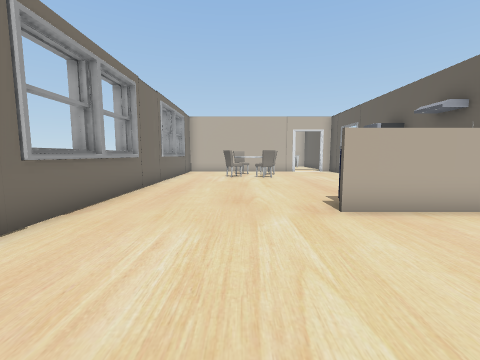
view 1 (above)

20 first-person views from a walk through a 3-D level made in the Unity game engine. The camera is 1.2 m above the floor, tilts 6° down and sees 90° across. Doors are open. The floor is counted in squares, 1 m on a side. Each view is taken from the middle of a square. On the plan, view 1 faces up. The plan holds only what a view shows up to about 12 squares ahead; the rest is blank. Some animated figures are left out. Some surface patterns are stand-ins.

view 2
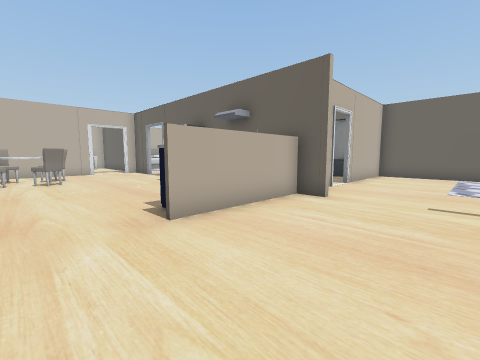

view 3
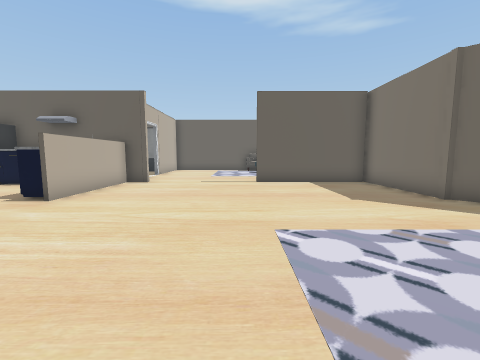

view 4
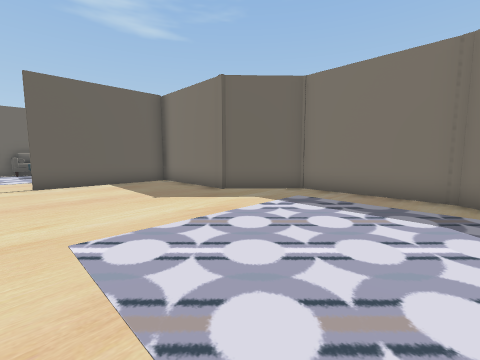

view 5
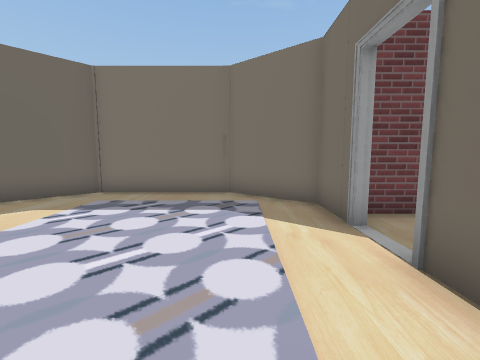

view 6
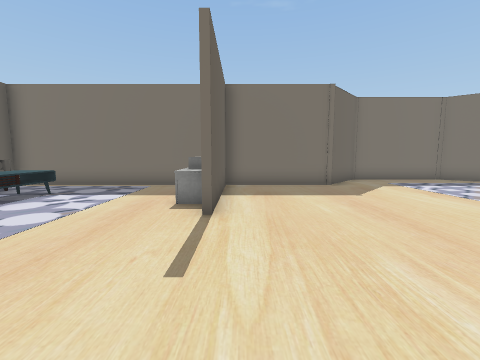

view 7
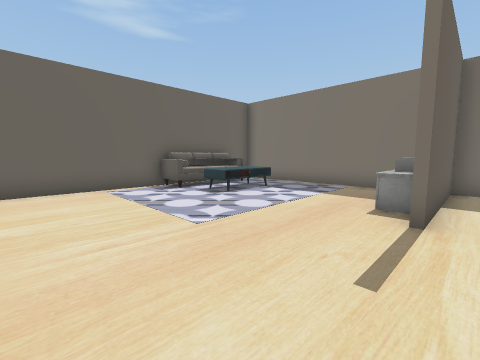

view 8
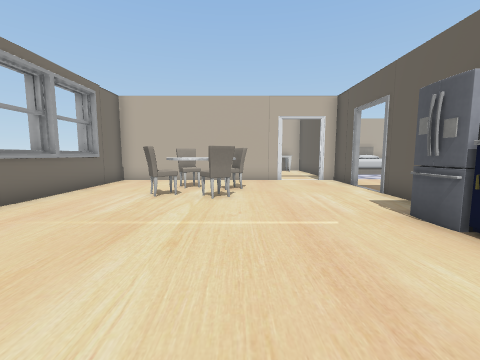

view 9
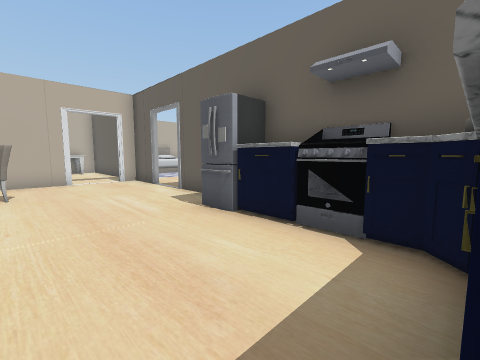

view 10
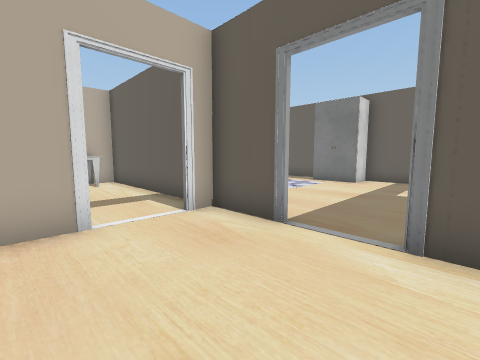

view 11
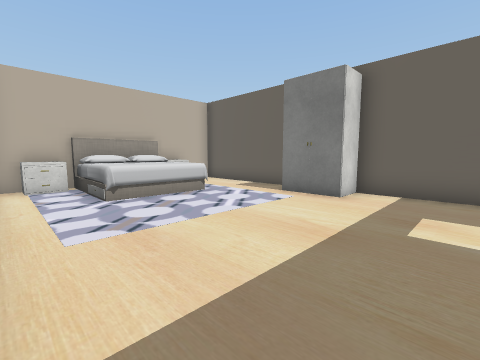

view 12
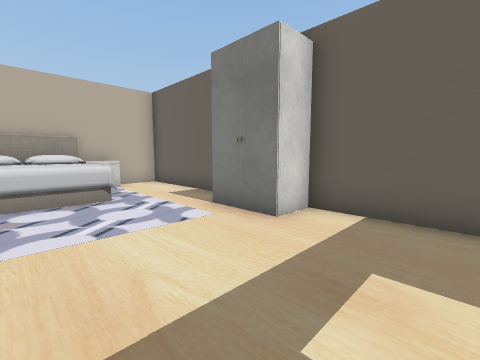

view 13
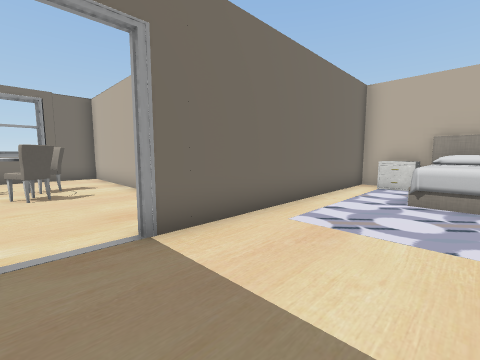

view 14
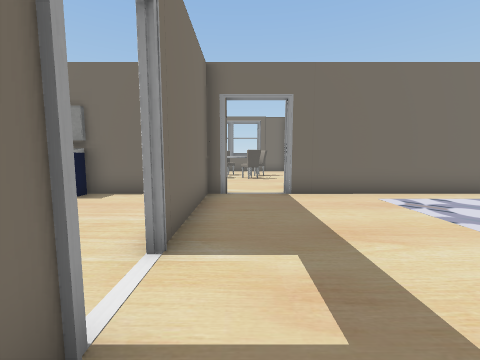

view 15
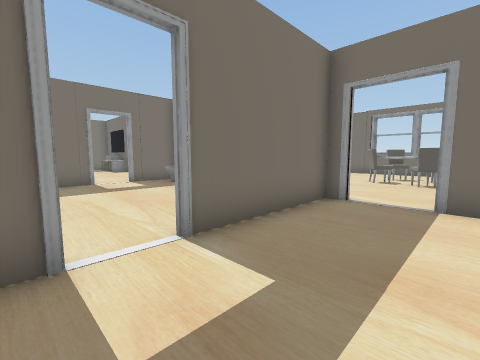

view 16
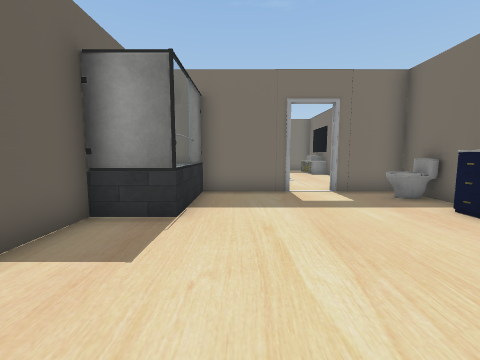

view 17
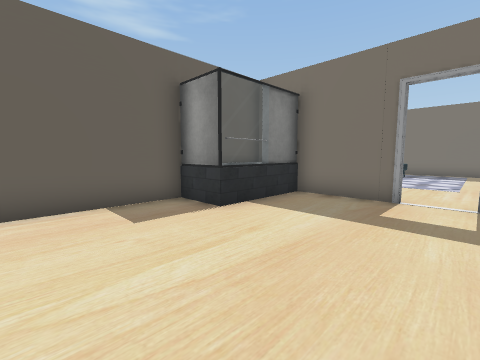

view 18
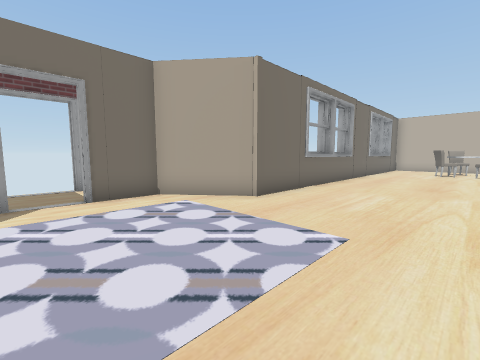

view 19
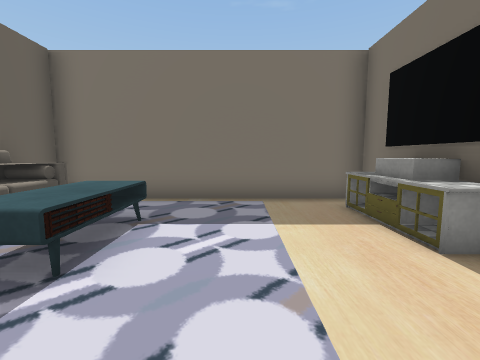

view 20
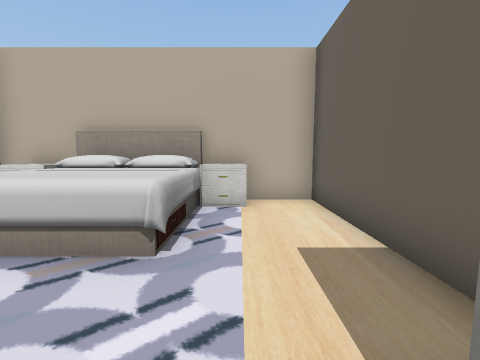

### Floor plan
Ten units are one square. View 1 is at (0, 0); x grows to the right and y downward. Boxes are objects, and circles mark ways between rooms. Rooms are numbered by the first view taken in them; rooms with no view inside come last. Other rooms are left out.
<svg viewBox="-88 -250 243 331">
<path fill="none" stroke="#000" d="M25 -52 25 -61M51 -60 54 -64M65 -50 24 -50M55 -84 55 -95M-38 -63 -38 -45M-45 -5 -59 6 -59 26M65 -120 65 -136M67 44 67 55M34 55 149 55 149 -44M65 55 65 44M131 -50 104 -50M65 -154 65 -174 58 -174M-59 40 -59 58 -37 76 5 76 17 64M40 -174 -36 -174 -36 -15M149 -195 149 -244 134 -244M125 -130 131 -130M149 -139 149 -168M67 -244 67 -154M67 -130 113 -130M102 -51 150 -51M67 -76 67 -51M132 -50 132 -84 150 -84M67 -111 67 -95M65 -64 65 -71M65 -51 90 -51M149 -44 149 -121M-76 48 -66 48"/>
<rect x="-45" y="-15" width="10" height="10" fill="#bbb"><title>other object</title></rect>
<rect x="-15" y="-135" width="20" height="10" fill="#bbb"><title>chair</title></rect>
<rect x="-5" y="-155" width="10" height="10" fill="#bbb"><title>chair</title></rect>
<rect x="5" y="-135" width="20" height="20" fill="#bbb"><title>chair</title></rect>
<rect x="15" y="55" width="20" height="10" fill="#bbb"><title>other object</title></rect>
<rect x="15" y="-55" width="10" height="10" fill="#bbb"><title>other object</title></rect>
<rect x="15" y="-155" width="10" height="20" fill="#bbb"><title>chair</title></rect>
<rect x="45" y="-115" width="20" height="20" fill="#bbb"><title>fridge</title></rect>
<rect x="55" y="25" width="10" height="10" fill="#bbb"><title>block</title></rect>
<rect x="55" y="-85" width="10" height="20" fill="#bbb"><title>stove</title></rect>
<rect x="65" y="35" width="10" height="10" fill="#bbb"><title>table</title></rect>
<rect x="65" y="25" width="10" height="10" fill="#bbb"><title>TV</title></rect>
<rect x="65" y="15" width="10" height="10" fill="#bbb"><title>table</title></rect>
<rect x="65" y="5" width="10" height="10" fill="#bbb"><title>other object</title></rect>
<rect x="65" y="-45" width="10" height="10" fill="#bbb"><title>other object</title></rect>
<rect x="115" y="5" width="20" height="30" fill="#bbb"><title>table</title></rect>
<rect x="135" y="5" width="10" height="40" fill="#bbb"><title>sofa</title></rect>
<rect x="75" y="-245" width="10" height="10" fill="#bbb"><title>table</title></rect>
<rect x="85" y="-245" width="40" height="40" fill="#bbb"><title>bed</title></rect>
<rect x="115" y="-245" width="20" height="10" fill="#bbb"><title>table</title></rect>
<rect x="135" y="-195" width="10" height="30" fill="#bbb"><title>closet</title></rect>
<rect x="55" y="-65" width="10" height="10" fill="#bbb"><title>other object</title></rect>
<rect x="65" y="-65" width="20" height="10" fill="#bbb"><title>other object</title></rect>
<rect x="65" y="-85" width="10" height="10" fill="#bbb"><title>other object</title></rect>
<rect x="65" y="-95" width="10" height="10" fill="#bbb"><title>cabinet</title></rect>
<rect x="135" y="-85" width="10" height="10" fill="#bbb"><title>other object</title></rect>
<circle cx="70" cy="-145" r="3" fill="#2a7"/>
<circle cx="100" cy="-50" r="3" fill="#2a7"/>
<circle cx="140" cy="-40" r="3" fill="#2a7"/>
<circle cx="55" cy="-75" r="3" fill="#2a7"/>
<circle cx="90" cy="-50" r="3" fill="#2a7"/>
<circle cx="-60" cy="35" r="3" fill="#2a7"/>
<circle cx="120" cy="-130" r="3" fill="#2a7"/>
<text x="30" y="-40">1</text>
<text x="110" y="-190">2</text>
<text x="110" y="-90">3</text>
<text x="-70" y="30">4</text>
</svg>
Room 1 opens to room 2. Room 1 opens to room 3. Room 1 opens to room 4. Room 2 opens to room 3.

Where each view was taken, in squares from view 1:
view 1: 0 up, 0 right, facing up
view 2: 1 up, 0 right, facing up-right
view 3: 0 up, 4 left, facing right
view 4: 0 up, 4 left, facing down-right
view 5: 0 up, 4 left, facing down
view 6: 4 up, 6 right, facing down
view 7: 4 up, 6 right, facing down-right
view 8: 6 up, 2 right, facing up
view 9: 6 up, 2 right, facing up-right
view 10: 13 up, 3 right, facing up-right
view 11: 14 up, 7 right, facing up-right
view 12: 14 up, 10 right, facing up-right
view 13: 14 up, 10 right, facing up-left
view 14: 14 up, 14 right, facing left
view 15: 16 up, 13 right, facing down-left
view 16: 13 up, 12 right, facing down
view 17: 12 up, 9 right, facing down-right
view 18: 4 down, 1 right, facing up-left
view 19: 1 up, 10 right, facing down
view 20: 18 up, 13 right, facing up
